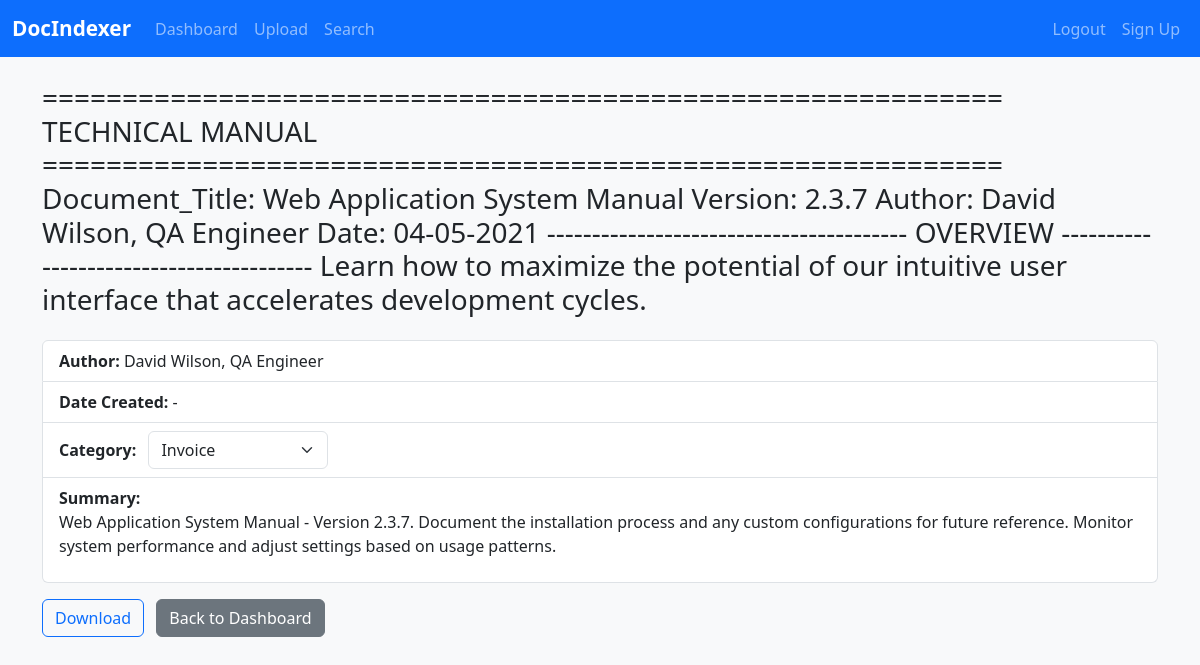
Screenshot of /document/20 (signed in) with the database file from the repository.
### tables this page shows
CREATE TABLE documents (
            id INTEGER PRIMARY KEY AUTOINCREMENT,
            filename TEXT NOT NULL,
            original_filename TEXT NOT NULL,
            file_path TEXT NOT NULL,
            file_type TEXT NOT NULL,
            upload_date DATETIME NOT NULL,
            uploaded_by INTEGER NOT NULL,
            category TEXT,
            title TEXT,
            author TEXT,
            date_created TEXT,
            summary TEXT,
            FOREIGN KEY(uploaded_by) REFERENCES users(id)
        );

### app.py (the view)
    @app.route('/document/<int:document_id>')
    @login_required
    def document(document_id):
        user_role = session.get('role', '').lower()
        allowed_categories = ROLE_TO_CATEGORIES.get(user_role)
        conn = database.get_db_connection()
        cursor = conn.cursor()
        cursor.execute('SELECT * FROM documents WHERE id = ?', (document_id,))
        doc = cursor.fetchone()
        if not doc:
            conn.close()
            abort(404)
        if user_role != 'admin':
            if allowed_categories is None or doc['category'] not in allowed_categories:
                conn.close()
                abort(403)
        conn.close()
        return render_template('document.html', document=doc, role=user_role)

### app.py (called while the page is built)
def login_required(f):
    @wraps(f)
    def decorated_function(*args, **kwargs):
        if 'user_id' not in session:
            return redirect(url_for('login'))
        return f(*args, **kwargs)
    return decorated_function

### modules/database.py (called while the page is built)
def get_db_connection():
    instance_dir = os.path.dirname(DB_PATH)
    if not os.path.exists(instance_dir):
        os.makedirs(instance_dir)
    conn = sqlite3.connect(DB_PATH, timeout=10, check_same_thread=False)
    conn.row_factory = sqlite3.Row
    return conn

### templates/document.html (shortened to what this page needs)
{% extends "base.html" %}
{% block content %}
<h3>{{ document['title'] or document['filename'] }}</h3>
<ul class="list-group mb-3">
    <li class="list-group-item"><strong>Author:</strong> {{ document['author'] or '-' }}</li>
    <li class="list-group-item"><strong>Date Created:</strong> {{ document['date_created'] or '-' }}</li>
    <li class="list-group-item">
        <strong>Category:</strong>
        <form method="POST" action="{{ url_for('update_category', document_id=document['id']) }}" class="d-inline-block ms-2">
            <select name="category" class="form-select d-inline-block w-auto" onchange="this.form.submit()">
                {% if role == 'admin' %}
                    <option value="Invoice" {% if document['category'] == 'Invoice' %}selected{% endif %}>Invoice</option>
                {% elif role == 'hr' %}
                    <option value="Resume" {% if document['category'] == 'Resume' %}selected{% endif %}>Resume</option>
                    <option value="Job_Description" {% if document['category'] == 'Job_Description' %}selected{% endif %}>Job Description</option>
                {% else %}
                    <option value="{{ document['category'] }}" selected>{{ document['category'] }}</option>
                {% endif %}
            </select>
        </form>
    </li>
    <li class="list-group-item"><strong>Summary:</strong> <p>{{ document['summary'] or '-' }}</p></li>
</ul>
<a href="{{ url_for('static', filename='../' + document['file_path'].replace('\\', '/')) }}" download class="btn btn-outline-primary">Download</a>
<a href="{{ url_for('dashboard') }}" class="btn btn-secondary ms-2">Back to Dashboard</a>
{% endblock %}

### static/css/style.css (style rules this page uses)
body { background-color: #f8f9fa; }
h3 { margin-bottom: 1.5rem; }

### rows the page displays
documents: title "============================================================ TECHNICAL MANUAL ============================================================ Document_Title: Web Application System Manual Version: 2.3.7 Author: David Wilson, QA Engineer Date: 04-05-2021 ---------------------------------------- OVERVIEW ---------------------------------------- Learn how to maximize the potential of our intuitive user interface that accelerates development cycles.", author "David Wilson, QA Engineer", date_created "-", summary "Web Application System Manual - Version 2.3.7. Document the installation process and any custom configurations for future reference. Monitor system performance and adjust settings based on usage patterns."
